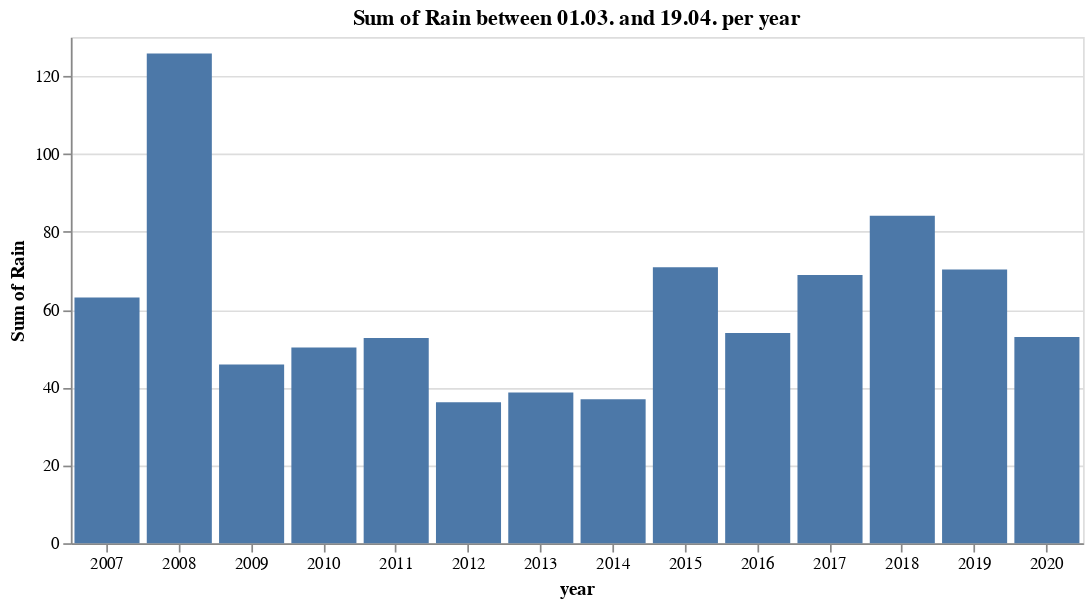

Notebook source saved alongside this figure:
### Code cell
base = alt.Chart(df_berlin).encode(alt.X('year(time):O', title='year'))
bar = base.mark_bar().encode(y="sum(Rain):Q").transform_filter(
    {'or': [alt.FieldOneOfPredicate(field='time', timeUnit='month', oneOf=['March']),
            {'and': [alt.FieldOneOfPredicate(field='time', timeUnit='month', oneOf=['April']),
                     alt.FieldLTPredicate(field='time', timeUnit='day', lt=20)]}]}
)
bar.properties(
    width=600,
    title='Sum of Rain between 01.03. and 19.04. per year'
)

### Figure 1 — Vega-Lite specification as saved in the notebook (floating-point values rounded to 4 significant figures; data arrays with more than 128 entries replaced by an {"elided": "..."} marker saying what was removed)
{"config": {"view": {"continuousWidth": 400, "continuousHeight": 300}}, "data": {"name": "data-ac3b1a2ab709274557fd89abaed4aeba"}, "mark": "bar", "encoding": {"x": {"type": "ordinal", "field": "time", "timeUnit": "year", "title": "year"}, "y": {"type": "quantitative", "aggregate": "sum", "field": "Rain"}}, "title": "Sum of Rain between 01.03. and 19.04. per year", "transform": [{"filter": {"or": [{"field": "time", "oneOf": ["March"], "timeUnit": "month"}, {"and": [{"field": "time", "oneOf": ["April"], "timeUnit": "month"}, {"field": "time", "lt": 20, "timeUnit": "day"}]}]}}], "width": 600, "$schema": "https://vega.github.io/schema/vega-lite/v4.0.2.json", "datasets": {"data-ac3b1a2ab709274557fd89abaed4aeba": {"elided": "4933 records"}}}
